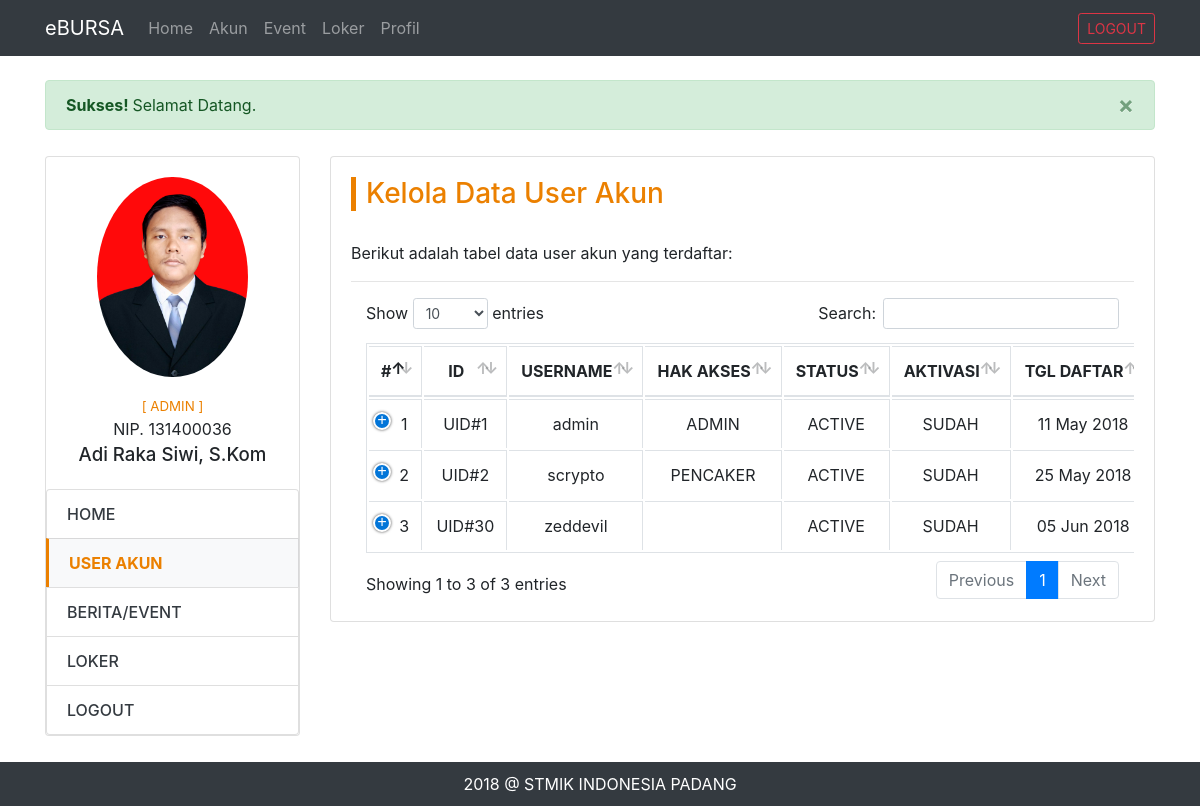
The app's page /admin-dashboard.php?page=akun (signed in), older data.
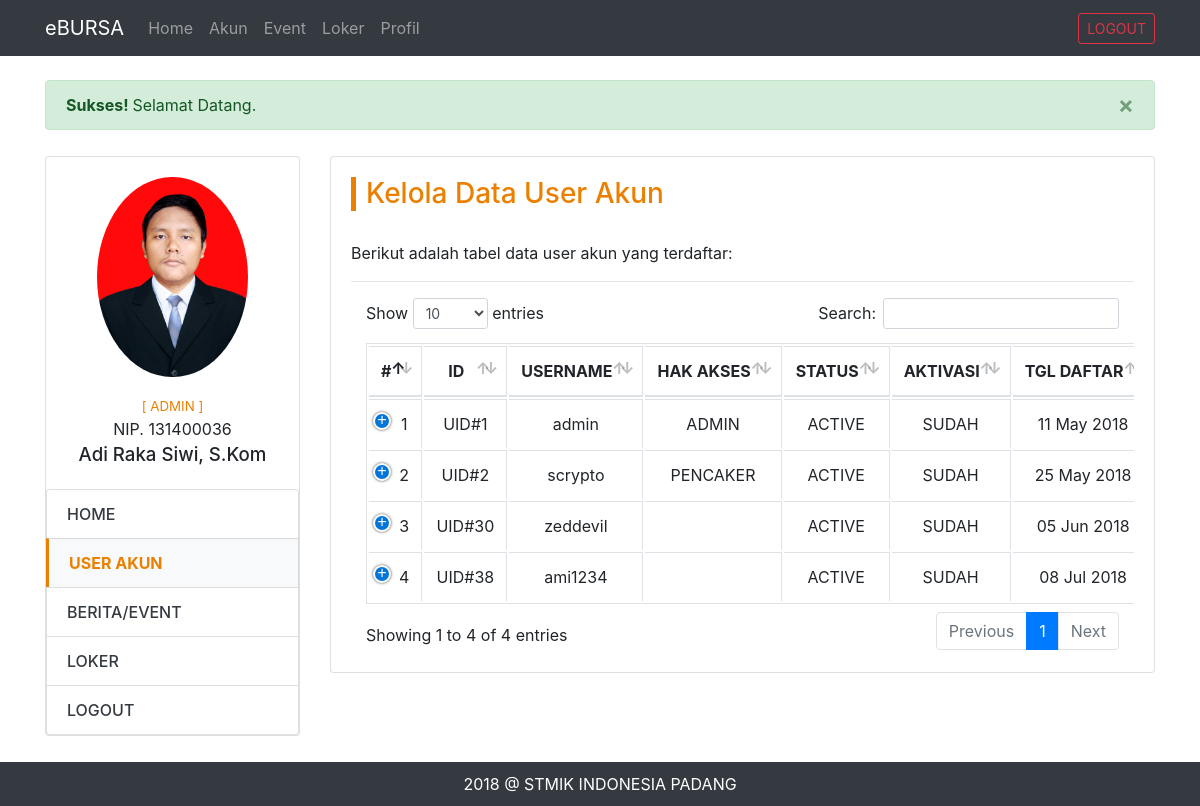
The same page, newer data.
### tables this page shows
CREATE TABLE `user_akun` (
  `id` int(11) NOT NULL AUTO_INCREMENT,
  `hak_akses_id` int(11) NOT NULL,
  `username` varchar(20) NOT NULL,
  `password` varchar(255) NOT NULL,
  `status` tinyint(1) NOT NULL,
  `aktivasi` tinyint(1) NOT NULL,
  `dibuat_pada` date NOT NULL,
  PRIMARY KEY (`id`),
  UNIQUE KEY `username` (`username`),
  KEY `hak_akses_id` (`hak_akses_id`)
);

CREATE TABLE `hak_akses` (
  `id` int(11) NOT NULL AUTO_INCREMENT,
  `slug` varchar(10) NOT NULL,
  `nama_akses` varchar(20) NOT NULL,
  `keterangan` varchar(30) NOT NULL,
  `dibuat_pada` date NOT NULL,
  PRIMARY KEY (`id`)
);

### cores/misc/function.php (called while the page is built, shortened)
<?php
	function getSlugHakAkses($id) {
		$conn = koneksi();
		$sql = "SELECT slug FROM hak_akses WHERE id = '$id'";
		$proc = mysqli_query($conn, $sql);
		$data = mysqli_fetch_assoc($proc);
		return $data['slug'];
	}
	function koneksi() {
		$conn = mysqli_connect('localhost', 'root', '', 'dbbursa');
		return $conn;
	}
?>

### views/admin/list-akun.php (the view, shortened to what this page needs)
<div class="row">
	<div class="col-md-3">
		<?php include "views/admin/partials/side-menu.php"; ?>
	</div>
	<div class="col-md-9">
		<div class="card">
			<div class="card-body">
				<h3 class="home-title">Kelola Data User Akun</h3>
				<p>Berikut adalah tabel data user akun yang terdaftar:</p><hr>
				<?php
					$query = "SELECT * FROM user_akun";
					$process = mysqli_query($conn, $query);
					while($row = mysqli_fetch_array($process)) {
						$list_data[] = $row;
					}
				?>
				<div class="table-responsive">
					<table class="table table-bordered nowrap" id="tabel-data-user-akun">
						<thead>
							<tr>
								<th class="text-center">#</th>
								<th class="text-center">ID</th>
								<th class="text-center">USERNAME</th>
								<th class="text-center">HAK AKSES</th>
								<th class="text-center">STATUS</th>
								<th class="text-center">AKTIVASI</th>
								<th class="text-center">TGL DAFTAR</th>
							</tr>
						</thead>
						<tbody>
							<?php
								foreach ($list_data as $key => $value) {
							?>
								<tr>
									<td class="text-center"><?php echo $key+1; ?></td>
									<td class="text-center"><?php echo 'UID#'.$value['id'] ?></td>
									<td class="text-center"><?php echo $value['username'] ?></td>
									<td class="text-center"><?php echo strtoupper(getSlugHakAkses($value['id'])) ?></td>
									<td class="text-center"><?php echo $value['status']==1?'ACTIVE':'BANNED' ?></td>
									<td class="text-center"><?php echo $value['aktivasi']==1?'SUDAH':'BELUM' ?></td>
									<td class="text-center"><?php echo date('d M Y', strtotime($value['dibuat_pada'])) ?></td>
								</tr>
							<?php
								}
							?>
						</tbody>
					</table>
				</div>
			</div>
		</div>
	</div>
</div>

Row changes from the older to the newer data that the page shows:
added user_akun: id "38", username "ami1234", status "ACTIVE", aktivasi "SUDAH", dibuat_pada "08 Jul 2018"
Text that changed along with them:
text written by a page script: "Show entries Search: Showing 1 to 3 of 3 entries Previous 1 Next" → "Show entries Search: Showing 1 to 4 of 4 entries Previous 1 Next"
